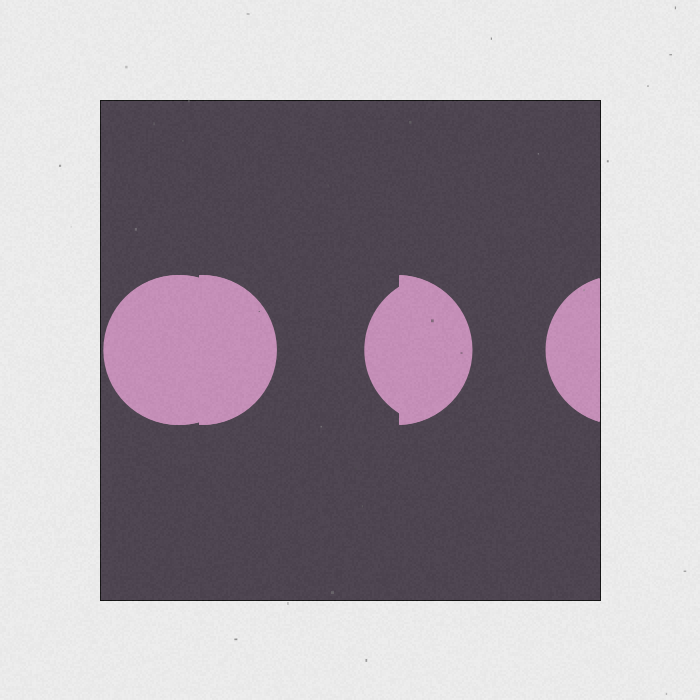
Frame 1 (no input)
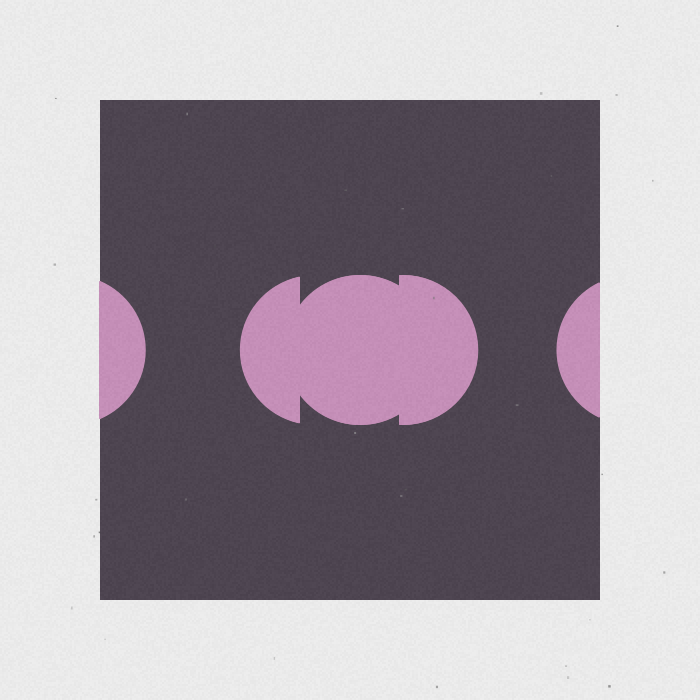
Frame 2 (the mouse pressed at the canvas centre, redrawn once)

The Processing sketch that drew these frames (run headless with seeded random() and noise(); the mouse was pressed at the canvas centre and the sketch redrawn once):

// Processing sketch: processing_143826
// ── processing_143826.pde

/////////////////////////// //<>//
//                       //
//   -~=Manoylov AC=~-   //
//                       //
///////////////////////////
//
// Don't use without permission
//
// Based on:
// #32 Parallel presences
// http://geometrydaily.tumblr.com/post/16865614417/32-parallel-presences-a-new-minimal-geometric
//
// Controls:
// MouseClick  - generate new position 
//
// Keys:
// UP   - add parallel 
// DOWN - remove parallel
// Z    - reduces the diameter
// X    - increases the diameter
//
/////////////////////////////////////////////////

int diam = 150;
int slices = 5;
PGraphics [] pg; 

void setup() {
  size(700, 700);
  pg = new PGraphics[slices];
  for (int i =0; i<pg.length; ++i) {
    pg [i] = createGraphics(((width-200)/pg.length), height-200);
  }
  noLoop();
  setPresences();
}


void draw() {
  background(235);
  fill(#3D3340);
  rect(100, 100, pg[0].width*pg.length, height-200);
//  rect(100, 100, width-200, height-200);
  int x =100;
  int step = (width-200)/pg.length;
  for (int i =0; i<pg.length; i++) {
    image(pg[i], x+i*step, 100);
    image(pg[i], x+i*step-1, 100); //for web
  }
  paper();
}


void setPresences() {
  for (int i =0; i<pg.length; ++i) {
    pg[i].beginDraw();
    pg[i].noStroke();
    pg[i].fill(#C185B2);   
    pg[i].ellipse(random(-diam/3, pg[i].width + diam/3), pg[i].height/2, diam, diam);
    pg[i].endDraw();
  }
}

void mousePressed() {
  for (int i =0; i<pg.length; ++i) {
    pg[i].clear();
  }
  setPresences();
  redraw();
}

void keyPressed() {
  int bf = slices;
  float bfd = diam;
  if (keyCode == UP) {
    slices++;
  }
  if (keyCode == DOWN) {
    slices--;
  }
  
  if (key == 'z') {
    diam-=10;
  }
  if (key == 'x') {
    diam+=10;
  }

  diam = constrain(diam, 30, 300);
  slices = constrain(slices, 1, 20);
  if (bf!=slices || bfd!=diam ) {
    pg = new PGraphics[slices];
    for (int i =0; i<pg.length; ++i) {
      pg [i] = createGraphics(((width-200)/pg.length), height-200);
    }
    setPresences();
    redraw();
  }
}

void paper() {
  strokeWeight(1); 
  noStroke();
  for (int i = 0; i<width-1; i+=2) {
    for (int j = 0; j<height-1; j+=2) {
      fill(random(235-40, 235+30), 25);
      rect(i, j, 2, 2);
    }
  }

  for (int i = 0; i<30; i++) {
    fill(random(60, 170), random(100, 170));
    rect(random(0, width-2), random(0, height-2), random(1, 3), random(1, 3));
  }
}
